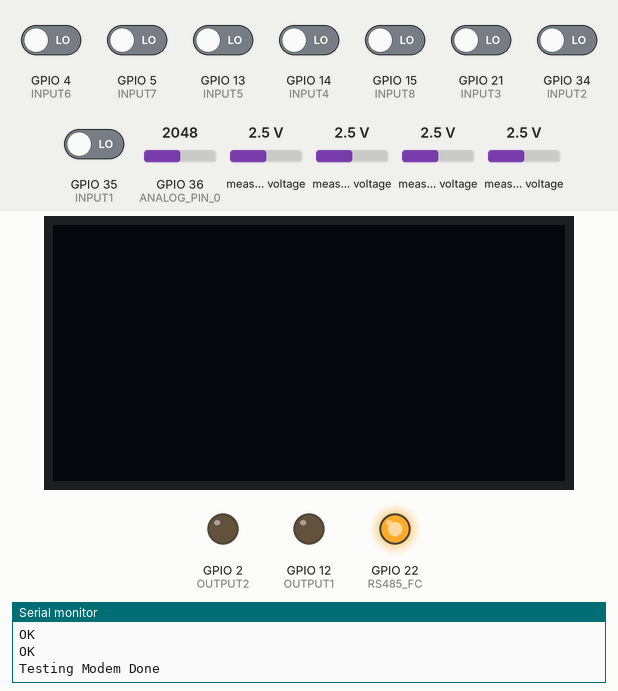
This sketch was run on a simulated ESP32. Shown: 128×64 one-colour display, output pins drawn as LEDs (lit = HIGH), the last lines printed to the serial monitor. Inputs (shaded band) come from the test bench; at power-on: GPIO 4 (INPUT6), GPIO 5 (INPUT7), GPIO 13 (INPUT5), GPIO 14 (INPUT4), GPIO 15 (INPUT8), GPIO 21 (INPUT3), GPIO 34 (INPUT2), GPIO 35 (INPUT1) LOW, GPIO 36 (ANALOG_PIN_0) = 2048, measured voltage 2.5 V. The display library's start-up logo is not drawn; the modem accepts every AT command (registered, SIM ready, sends succeed) and sends nothing else.

Above: at 30.17 s.
At 30.36 s:
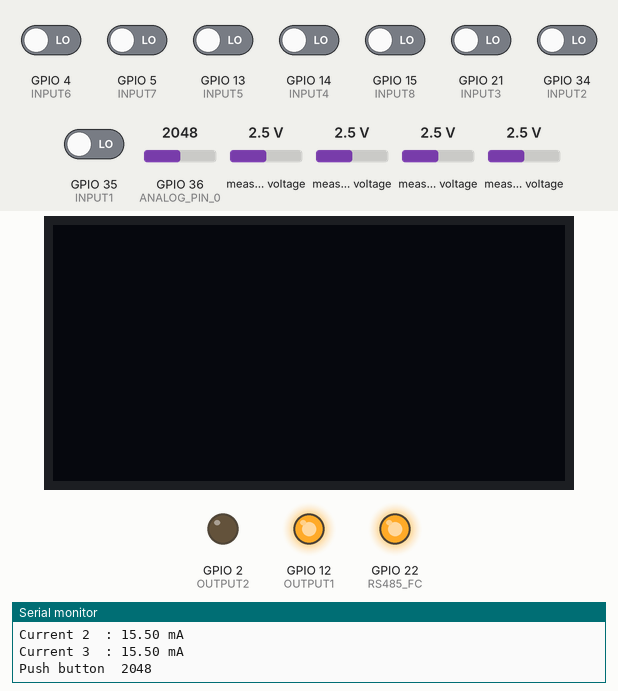
At 30.51 s:
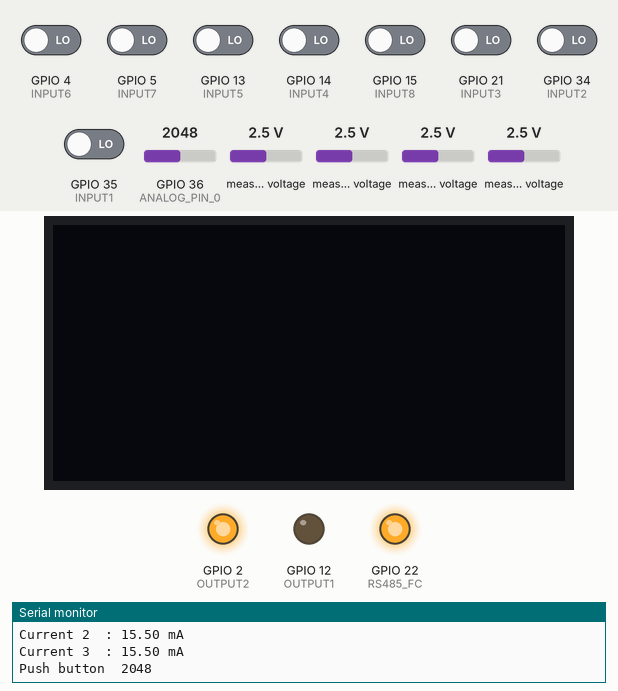
At 31.0 s:
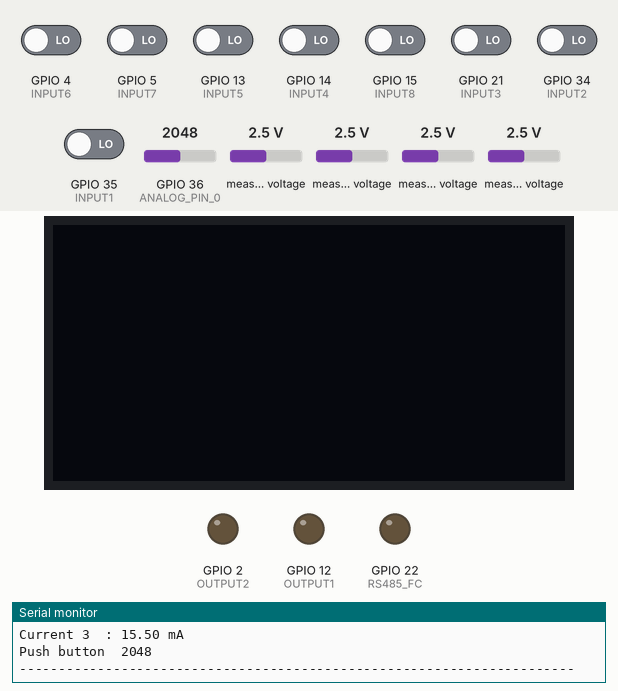
At 31.3 s:
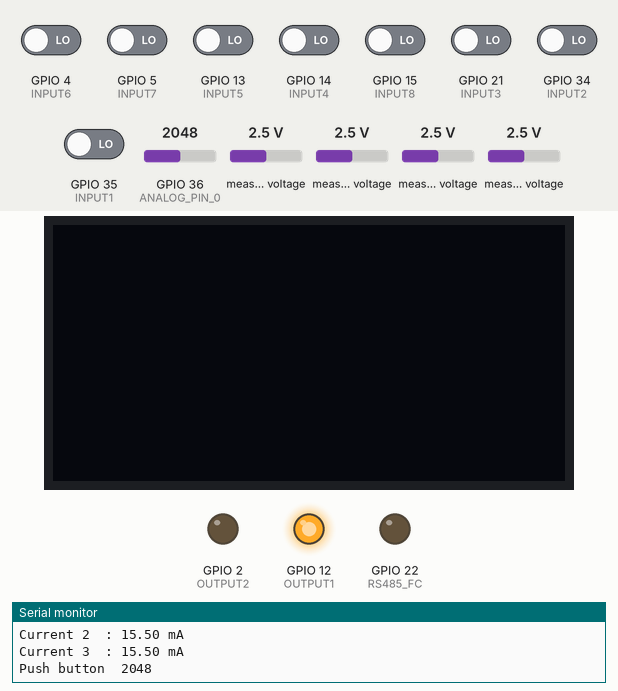
At 32.39 s:
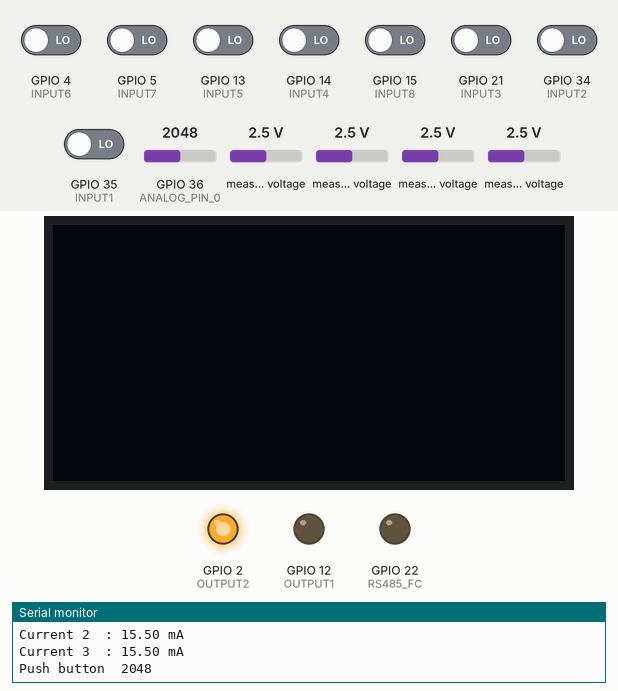
Timing chart, 0 to 33.1 s (numbered marks = the images above):
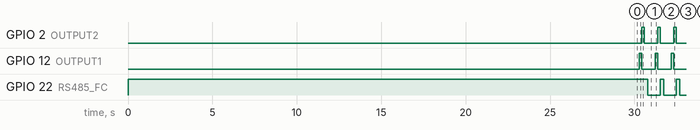

The sketch:

SC-G2-V_I_SIM800C.ino
```cpp
/*
 *
 * AE02 GSM I FINAL
 * RTC Check
 * RS485
 * SIM800C
 * All Output Turn ON Series
 * All input status serial print

 */
#include <Wire.h>
#include <Adafruit_GFX.h>
#include <Adafruit_SSD1306.h>
#include <Adafruit_ADS1X15.h>

#define ANALOG_PIN_0 36

#define INPUT1 35
#define INPUT2 34
#define INPUT3 21
#define INPUT4 14
#define INPUT5 13
#define INPUT6 4
#define INPUT7 5
#define INPUT8 15

#define OUTPUT1 12
#define OUTPUT2 2

#define RS485_RX 25
#define RS485_TX 19
#define RS485_FC 22

#define GSM_RX 33
#define GSM_TX 32

#define SCREEN_WIDTH 128 // OLED display width, in pixels
#define SCREEN_HEIGHT 64 // OLED display height, in pixels

#define OLED_RESET     -1 // Reset pin # (or -1 if sharing Arduino reset pin)
Adafruit_SSD1306 display(SCREEN_WIDTH, SCREEN_HEIGHT, &Wire, OLED_RESET);

float shunt_resistance = 100.0; // Ohms
float load_resistance = 10.0; // Load resistor

Adafruit_ADS1115 ads1;

int analog_value = 0;

int readSwitch(){
  analog_value = analogRead(ANALOG_PIN_0);


  return analog_value     ; //Read analog

}

unsigned long int timer1 = 0;


void setup() {

  Serial.begin(115200);

  Serial.println("Hello");
  Serial1.begin(9600, SERIAL_8N1, RS485_RX, RS485_TX);
  Serial2.begin(9600, SERIAL_8N1, GSM_TX, GSM_RX);

  pinMode(RS485_FC, OUTPUT);
  digitalWrite(RS485_FC, HIGH);

  pinMode(OUTPUT1, OUTPUT);
  pinMode(OUTPUT2, OUTPUT);

  pinMode(INPUT1, INPUT);
  pinMode(INPUT2, INPUT);
  pinMode(INPUT3, INPUT);
  pinMode(INPUT4, INPUT);
  pinMode(INPUT5, INPUT);
  pinMode(INPUT6, INPUT);
  pinMode(INPUT7, INPUT);
  pinMode(INPUT8, INPUT);

  Wire.begin(16,17);

  if(!display.begin(SSD1306_SWITCHCAPVCC, 0x3C)) { // Address 0x3D for 128x64
    Serial.println(F("SSD1306 allocation failed"));
    for(;;); // Don't proceed, loop forever
  }
  display.display();

  if (!ads1.begin(0x48)) {
    Serial.println("Failed to initialize ADS 1 .");
    while (1);
  }
    ads1.setGain(GAIN_ONE);

  Serial.println("Testing Modem");

  timer1 = millis();
  Serial2.println("AT");
  while(millis()<timer1+10000){
    while (Serial2.available()) {
    int inByte = Serial2.read();
    Serial.write(inByte);
    }
  }

  timer1 = millis();
  Serial2.println("AT+CPIN?");
  while(millis()<timer1+10000){
    while (Serial2.available()) {
    int inByte = Serial2.read();
    Serial.write(inByte);
    }
  }
  timer1 = millis();
  Serial2.println("AT+GSN");
  while(millis()<timer1+10000){
    while (Serial2.available()) {
    int inByte = Serial2.read();
    Serial.write(inByte);
    }
  }
   Serial.println("Testing Modem Done");

  digitalWrite(RS485_FC, HIGH);

}


void loop() {

 int16_t adc0, adc1, adc2, adc3;


 while (Serial.available()) {
    int inByte = Serial.read();
    Serial2.write(inByte);
  }

  while (Serial2.available()) {
    int inByte = Serial2.read();
    Serial.write(inByte);
  }
  delay(200);


  Serial.print(digitalRead(INPUT1));Serial.print(digitalRead(INPUT2));Serial.print(digitalRead(INPUT3));Serial.print(digitalRead(INPUT4));Serial.print(digitalRead(INPUT5));Serial.print(digitalRead(INPUT6));Serial.print(digitalRead(INPUT7));Serial.print(digitalRead(INPUT8));
  Serial.println("");

  adc0 = ads1.readADC_SingleEnded(0);
  adc1 = ads1.readADC_SingleEnded(1);
  adc2 = ads1.readADC_SingleEnded(2);
  adc3 = ads1.readADC_SingleEnded(3);

  float voltage0 = adc0 * 0.155/ 1000*500;
  float voltage1 = adc1 * 0.155 / 1000*500;
  float voltage2 = adc2 * 0.155/ 1000*500;
  float voltage3 = adc3 * 0.155 / 1000*500;

  float current0 = voltage0 / shunt_resistance;
  float current1 = voltage1 / shunt_resistance;
  float current2 = voltage2 / shunt_resistance;
  float current3 = voltage3 / shunt_resistance;

  Serial.print("Current 0  : "); Serial.print(current0); Serial.println(" mA");
  Serial.print("Current 1  : "); Serial.print(current1); Serial.println(" mA");
  Serial.print("Current 2  : "); Serial.print(current2); Serial.println(" mA");
  Serial.print("Current 3  : "); Serial.print(current3); Serial.println(" mA");

  Serial.println("");
  Serial.print("Push button  ");Serial.println(readSwitch());
  Serial.println("");


  digitalWrite(OUTPUT1, HIGH);
  digitalWrite(OUTPUT2, LOW);
  delay(150);
  digitalWrite(OUTPUT1, LOW);
  digitalWrite(OUTPUT2, HIGH);
  delay(150);
  digitalWrite(OUTPUT1, LOW);
  digitalWrite(OUTPUT2, LOW);

  digitalWrite(RS485_FC, HIGH);
  delay(100);
  Serial1.println(F("RS485 01 SUCCESS"));
  delay(100);
  digitalWrite(RS485_FC, LOW) ;


  delay(100);

  while (Serial1.available()) {
    char c = Serial1.read();
    Serial.write(c);
  }

 delay(100);

 Serial.println("-----------------------------------------------------------------------");

}
```

Measured:
- by itself, GPIO 2 (OUTPUT2), GPIO 12 (OUTPUT1): alternates HIGH for 0.15 s and LOW for 0.79 s
- by itself, GPIO 22 (RS485_FC): alternates HIGH for 0.20 s and LOW for 0.74 s
